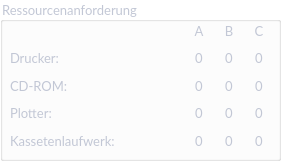
   <widget class="QGroupBox" name="groupBox_6">
    <property name="geometry">
     <rect>
      <x>310</x>
      <y>320</y>
      <width>281</width>
      <height>161</height>
     </rect>
    </property>
    <property name="font">
     <font>
      <family>Lato</family>
      <pointsize>-1</pointsize>
     </font>
    </property>
    <property name="styleSheet">
     <string notr="true">background-color: transparent;
	color: #c2c7d5;
	font-size: 13px;</string>
    </property>
    <property name="title">
     <string>Ressourcenanforderung</string>
    </property>
    <widget class="QWidget" name="gridLayoutWidget_4">
     <property name="geometry">
      <rect>
       <x>10</x>
       <y>20</y>
       <width>261</width>
       <height>131</height>
      </rect>
     </property>
     <layout class="QGridLayout" name="gridLayout_4">
      <item row="4" column="2">
       <widget class="QLabel" name="label_78">
        <property name="sizePolicy">
         <sizepolicy hsizetype="Preferred" vsizetype="Preferred">
          <horstretch>0</horstretch>
          <verstretch>0</verstretch>
         </sizepolicy>
        </property>
        <property name="minimumSize">
         <size>
          <width>21</width>
          <height>21</height>
         </size>
        </property>
        <property name="font">
         <font>
          <family>Lato</family>
          <pointsize>-1</pointsize>
         </font>
        </property>
        <property name="text">
         <string>0</string>
        </property>
        <property name="alignment">
         <set>Qt::AlignmentFlag::AlignCenter</set>
        </property>
       </widget>
      </item>
      <item row="2" column="0">
       <widget class="QLabel" name="label_64">
        <property name="sizePolicy">
         <sizepolicy hsizetype="Minimum" vsizetype="Preferred">
          <horstretch>0</horstretch>
          <verstretch>0</verstretch>
         </sizepolicy>
        </property>
        <property name="minimumSize">
         <size>
          <width>171</width>
          <height>21</height>
         </size>
        </property>
        <property name="font">
         <font>
          <family>Lato</family>
          <pointsize>-1</pointsize>
         </font>
        </property>
        <property name="styleSheet">
         <string notr="true">background-color: transparent;
	color: #c2c7d5;
	font-size: 13px;</string>
        </property>
        <property name="text">
         <string>CD-ROM:</string>
        </property>
       </widget>
      </item>
      <item row="1" column="2">
       <widget class="QLabel" name="label_79">
        <property name="sizePolicy">
         <sizepolicy hsizetype="Preferred" vsizetype="Preferred">
          <horstretch>0</horstretch>
          <verstretch>0</verstretch>
         </sizepolicy>
        </property>
        <property name="minimumSize">
         <size>
          <width>21</width>
          <height>21</height>
         </size>
        </property>
        <property name="font">
         <font>
          <family>Lato</family>
          <pointsize>-1</pointsize>
         </font>
        </property>
        <property name="text">
         <string>0</string>
        </property>
        <property name="alignment">
         <set>Qt::AlignmentFlag::AlignCenter</set>
        </property>
       </widget>
      </item>
      <item row="3" column="0">
       <widget class="QLabel" name="label_80">
        <property name="sizePolicy">
         <sizepolicy hsizetype="Minimum" vsizetype="Preferred">
          <horstretch>0</horstretch>
          <verstretch>0</verstretch>
         </sizepolicy>
        </property>
        <property name="minimumSize">
         <size>
          <width>171</width>
          <height>21</height>
         </size>
        </property>
        <property name="font">
         <font>
          <family>Lato</family>
          <pointsize>-1</pointsize>
         </font>
        </property>
        <property name="styleSheet">
         <string notr="true">background-color: transparent;
	color: #c2c7d5;
	font-size: 13px;</string>
        </property>
        <property name="text">
         <string>Plotter:</string>
        </property>
       </widget>
      </item>
      <item row="2" column="3">
       <widget class="QLabel" name="label_81">
        <property name="sizePolicy">
         <sizepolicy hsizetype="Preferred" vsizetype="Preferred">
          <horstretch>0</horstretch>
          <verstretch>0</verstretch>
         </sizepolicy>
        </property>
        <property name="minimumSize">
         <size>
          <width>21</width>
          <height>21</height>
         </size>
        </property>
        <property name="font">
         <font>
          <family>Lato</family>
          <pointsize>-1</pointsize>
         </font>
        </property>
        <property name="text">
         <string>0</string>
        </property>
        <property name="alignment">
         <set>Qt::AlignmentFlag::AlignCenter</set>
        </property>
       </widget>
      </item>
      <item row="1" column="0">
       <widget class="QLabel" name="label_82">
        <property name="sizePolicy">
         <sizepolicy hsizetype="Minimum" vsizetype="Preferred">
          <horstretch>0</horstretch>
          <verstretch>0</verstretch>
         </sizepolicy>
        </property>
        <property name="minimumSize">
         <size>
          <width>171</width>
          <height>21</height>
         </size>
        </property>
        <property name="font">
         <font>
          <family>Lato</family>
          <pointsize>-1</pointsize>
         </font>
        </property>
        <property name="styleSheet">
         <string notr="true">background-color: transparent;
	color: #c2c7d5;
	font-size: 13px;</string>
        </property>
        <property name="text">
         <string>Drucker:</string>
        </property>
       </widget>
      </item>
      <item row="4" column="0">
       <widget class="QLabel" name="label_83">
        <property name="sizePolicy">
         <sizepolicy hsizetype="Minimum" vsizetype="Preferred">
          <horstretch>0</horstretch>
          <verstretch>0</verstretch>
         </sizepolicy>
        </property>
        <property name="minimumSize">
         <size>
          <width>171</width>
          <height>21</height>
         </size>
        </property>
        <property name="font">
         <font>
          <family>Lato</family>
          <pointsize>-1</pointsize>
         </font>
        </property>
        <property name="styleSheet">
         <string notr="true">background-color: transparent;
	color: #c2c7d5;
	font-size: 13px;</string>
        </property>
        <property name="text">
         <string>Kassetenlaufwerk:</string>
        </property>
       </widget>
      </item>
      <item row="2" column="2">
       <widget class="QLabel" name="label_84">
        <property name="sizePolicy">
         <sizepolicy hsizetype="Preferred" vsizetype="Preferred">
          <horstretch>0</horstretch>
          <verstretch>0</verstretch>
         </sizepolicy>
        </property>
        <property name="minimumSize">
         <size>
          <width>21</width>
          <height>21</height>
         </size>
        </property>
        <property name="font">
         <font>
          <family>Lato</family>
          <pointsize>-1</pointsize>
         </font>
        </property>
        <property name="text">
         <string>0</string>
        </property>
        <property name="alignment">
         <set>Qt::AlignmentFlag::AlignCenter</set>
        </property>
       </widget>
      </item>
      <item row="1" column="3">
       <widget class="QLabel" name="label_85">
        <property name="sizePolicy">
         <sizepolicy hsizetype="Preferred" vsizetype="Preferred">
          <horstretch>0</horstretch>
          <verstretch>0</verstretch>
         </sizepolicy>
        </property>
        <property name="minimumSize">
         <size>
          <width>21</width>
          <height>21</height>
         </size>
        </property>
        <property name="font">
         <font>
          <family>Lato</family>
          <pointsize>-1</pointsize>
         </font>
        </property>
        <property name="text">
         <string>0</string>
        </property>
        <property name="alignment">
         <set>Qt::AlignmentFlag::AlignCenter</set>
        </property>
       </widget>
      </item>
      <item row="3" column="3">
       <widget class="QLabel" name="label_86">
        <property name="sizePolicy">
         <sizepolicy hsizetype="Preferred" vsizetype="Preferred">
          <horstretch>0</horstretch>
          <verstretch>0</verstretch>
         </sizepolicy>
        </property>
        <property name="minimumSize">
         <size>
          <width>21</width>
          <height>21</height>
         </size>
        </property>
        <property name="font">
         <font>
          <family>Lato</family>
          <pointsize>-1</pointsize>
         </font>
        </property>
        <property name="text">
         <string>0</string>
        </property>
        <property name="alignment">
         <set>Qt::AlignmentFlag::AlignCenter</set>
        </property>
       </widget>
      </item>
      <item row="3" column="1">
       <widget class="QLabel" name="label_87">
        <property name="sizePolicy">
         <sizepolicy hsizetype="Preferred" vsizetype="Preferred">
          <horstretch>0</horstretch>
          <verstretch>0</verstretch>
         </sizepolicy>
        </property>
        <property name="minimumSize">
         <size>
          <width>21</width>
          <height>21</height>
         </size>
        </property>
        <property name="font">
         <font>
          <family>Lato</family>
          <pointsize>-1</pointsize>
         </font>
        </property>
        <property name="text">
         <string>0</string>
        </property>
        <property name="alignment">
         <set>Qt::AlignmentFlag::AlignCenter</set>
        </property>
       </widget>
      </item>
      <item row="2" column="1">
       <widget class="QLabel" name="label_88">
        <property name="sizePolicy">
         <sizepolicy hsizetype="Preferred" vsizetype="Preferred">
          <horstretch>0</horstretch>
          <verstretch>0</verstretch>
         </sizepolicy>
        </property>
        <property name="minimumSize">
         <size>
          <width>21</width>
          <height>21</height>
         </size>
        </property>
        <property name="font">
         <font>
          <family>Lato</family>
          <pointsize>-1</pointsize>
         </font>
        </property>
        <property name="text">
         <string>0</string>
        </property>
        <property name="alignment">
         <set>Qt::AlignmentFlag::AlignCenter</set>
        </property>
       </widget>
      </item>
      <item row="3" column="2">
       <widget class="QLabel" name="label_89">
        <property name="sizePolicy">
         <sizepolicy hsizetype="Preferred" vsizetype="Preferred">
          <horstretch>0</horstretch>
          <verstretch>0</verstretch>
         </sizepolicy>
        </property>
        <property name="minimumSize">
         <size>
          <width>21</width>
          <height>21</height>
         </size>
        </property>
        <property name="font">
         <font>
          <family>Lato</family>
          <pointsize>-1</pointsize>
         </font>
        </property>
        <property name="text">
         <string>0</string>
        </property>
        <property name="alignment">
         <set>Qt::AlignmentFlag::AlignCenter</set>
        </property>
       </widget>
      </item>
      <item row="4" column="1">
       <widget class="QLabel" name="label_90">
        <property name="sizePolicy">
         <sizepolicy hsizetype="Preferred" vsizetype="Preferred">
          <horstretch>0</horstretch>
          <verstretch>0</verstretch>
         </sizepolicy>
        </property>
        <property name="minimumSize">
         <size>
          <width>21</width>
          <height>21</height>
         </size>
        </property>
        <property name="font">
         <font>
          <family>Lato</family>
          <pointsize>-1</pointsize>
         </font>
        </property>
        <property name="text">
         <string>0</string>
        </property>
        <property name="alignment">
         <set>Qt::AlignmentFlag::AlignCenter</set>
        </property>
       </widget>
      </item>
      <item row="4" column="3">
       <widget class="QLabel" name="label_91">
        <property name="sizePolicy">
         <sizepolicy hsizetype="Preferred" vsizetype="Preferred">
          <horstretch>0</horstretch>
          <verstretch>0</verstretch>
         </sizepolicy>
        </property>
        <property name="minimumSize">
         <size>
          <width>21</width>
          <height>21</height>
         </size>
        </property>
        <property name="font">
         <font>
          <family>Lato</family>
          <pointsize>-1</pointsize>
         </font>
        </property>
        <property name="text">
         <string>0</string>
        </property>
        <property name="alignment">
         <set>Qt::AlignmentFlag::AlignCenter</set>
        </property>
       </widget>
      </item>
      <item row="1" column="1">
       <widget class="QLabel" name="label_92">
        <property name="sizePolicy">
         <sizepolicy hsizetype="Preferred" vsizetype="Preferred">
          <horstretch>0</horstretch>
          <verstretch>0</verstretch>
         </sizepolicy>
        </property>
        <property name="minimumSize">
         <size>
          <width>21</width>
          <height>21</height>
         </size>
        </property>
        <property name="font">
         <font>
          <family>Lato</family>
          <pointsize>-1</pointsize>
         </font>
        </property>
        <property name="text">
         <string>0</string>
        </property>
        <property name="alignment">
         <set>Qt::AlignmentFlag::AlignCenter</set>
        </property>
       </widget>
      </item>
      <item row="0" column="3">
       <widget class="QLabel" name="label_93">
        <property name="sizePolicy">
         <sizepolicy hsizetype="Preferred" vsizetype="Preferred">
          <horstretch>0</horstretch>
          <verstretch>0</verstretch>
         </sizepolicy>
        </property>
        <property name="minimumSize">
         <size>
          <width>21</width>
          <height>21</height>
         </size>
        </property>
        <property name="font">
         <font>
          <family>Lato</family>
          <pointsize>-1</pointsize>
         </font>
        </property>
        <property name="styleSheet">
         <string notr="true">background-color: transparent;
	color: #c2c7d5;
	font-size: 13px;</string>
        </property>
        <property name="text">
         <string>C</string>
        </property>
        <property name="alignment">
         <set>Qt::AlignmentFlag::AlignCenter</set>
        </property>
       </widget>
      </item>
      <item row="0" column="2">
       <widget class="QLabel" name="label_94">
        <property name="sizePolicy">
         <sizepolicy hsizetype="Preferred" vsizetype="Preferred">
          <horstretch>0</horstretch>
          <verstretch>0</verstretch>
         </sizepolicy>
        </property>
        <property name="minimumSize">
         <size>
          <width>21</width>
          <height>21</height>
         </size>
        </property>
        <property name="font">
         <font>
          <family>Lato</family>
          <pointsize>-1</pointsize>
         </font>
        </property>
        <property name="styleSheet">
         <string notr="true">background-color: transparent;
	color: #c2c7d5;
	font-size: 13px;</string>
        </property>
        <property name="text">
         <string>B</string>
        </property>
        <property name="alignment">
         <set>Qt::AlignmentFlag::AlignCenter</set>
        </property>
       </widget>
      </item>
      <item row="0" column="1">
       <widget class="QLabel" name="label_95">
        <property name="sizePolicy">
         <sizepolicy hsizetype="Preferred" vsizetype="Preferred">
          <horstretch>0</horstretch>
          <verstretch>0</verstretch>
         </sizepolicy>
        </property>
        <property name="minimumSize">
         <size>
          <width>21</width>
          <height>21</height>
         </size>
        </property>
        <property name="font">
         <font>
          <family>Lato</family>
          <pointsize>-1</pointsize>
         </font>
        </property>
        <property name="styleSheet">
         <string notr="true">background-color: transparent;
	color: #c2c7d5;
	font-size: 13px;</string>
        </property>
        <property name="text">
         <string>A</string>
        </property>
        <property name="alignment">
         <set>Qt::AlignmentFlag::AlignCenter</set>
        </property>
       </widget>
      </item>
     </layout>
    </widget>
   </widget>
